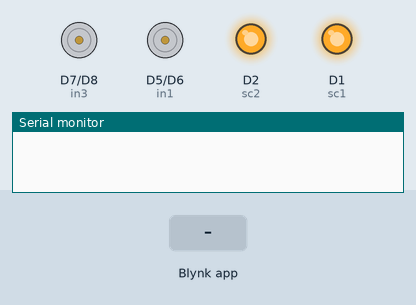
Simulated run of this sketch. Board: ESP8266 (Wemos D1 mini). Parts: motor-driver pin pairs drawn as motors (green arrow = first pin HIGH = forward, orange = second pin HIGH = backward, longer = more drive), output pins drawn as LEDs (lit = HIGH), the last lines printed to the serial monitor. The inputs (shaded band) are chosen by the test bench.

Above: at 3.1 s.
3.2 s: Blynk app writes 0 to V0
At 3.6 s:
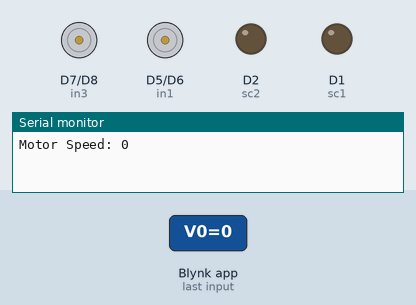
4.7 s: Blynk app writes 1 to V1
At 5.9 s:
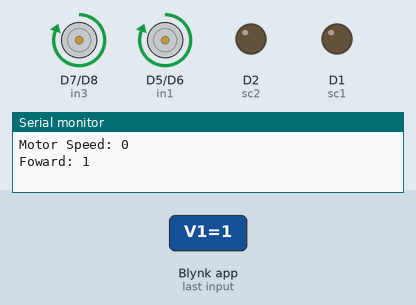
6.2 s: Blynk app writes 1 to V2
At 7.1 s:
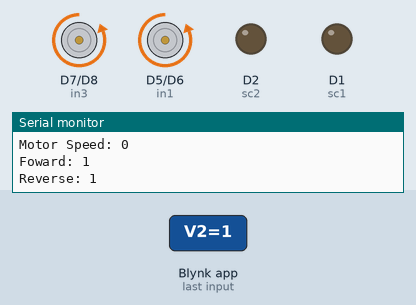
7.7 s: Blynk app writes 1 to V3
At 8.2 s:
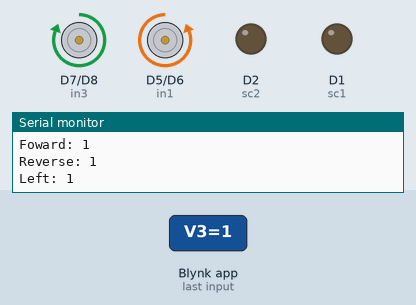
9.2 s: Blynk app writes 1 to V4
At 10.4 s:
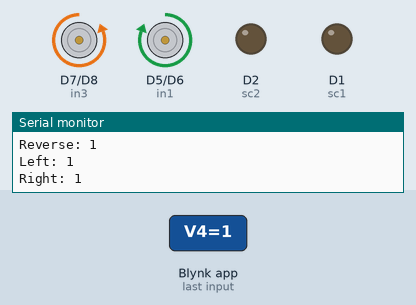
10.7 s: Blynk app writes 1 to V0
At 11.7 s:
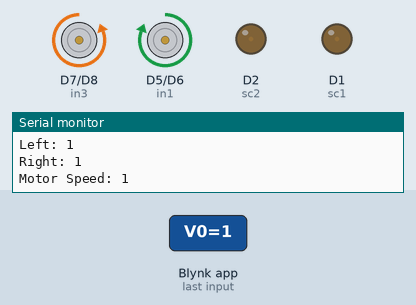
Timing chart, 0 to 13.2 s (numbered marks = the images above; inputs shaded):
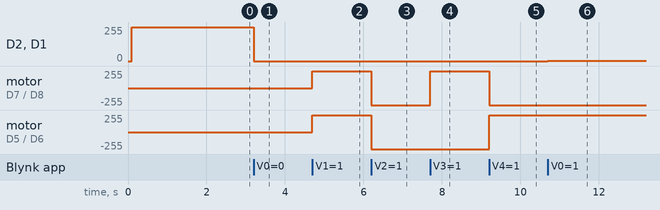

The sketch:

Edgent_Car.ino
```cpp
// (licence header left out)
/* Fill in information from your Blynk Template here */
/* Read more: https://bit.ly/BlynkInject */
#define BLYNK_TEMPLATE_ID "TMPL3eGMjbIK4"
#define BLYNK_TEMPLATE_NAME "Car"

#define BLYNK_FIRMWARE_VERSION        "0.1.0"

#define BLYNK_PRINT Serial
//#define BLYNK_DEBUG

#define APP_DEBUG

// Uncomment your board, or configure a custom board in Settings.h
//#define USE_SPARKFUN_BLYNK_BOARD
//#define USE_NODE_MCU_BOARD
//#define USE_WITTY_CLOUD_BOARD
//#define USE_WEMOS_D1_MINI

#include "BlynkEdgent.h"

int sc1 = D1;
int sc2 = D2;
int in1 = D5;
int in2 = D6;
int in3 = D7;
int in4 = D8;
int ms = 900;

void setup()
{
  Serial.begin(9600);
  delay(100);

  pinMode(sc1, OUTPUT);
  pinMode(sc2, OUTPUT);
  pinMode(in1, OUTPUT);
  pinMode(in2, OUTPUT);
  pinMode(in3, OUTPUT);
  pinMode(in4, OUTPUT);

  analogWrite(sc1, ms);
  analogWrite(sc2, ms);

  BlynkEdgent.begin();
}

void loop() {
  BlynkEdgent.run();
}

BLYNK_WRITE(V0) {
  int ms = param.asInt();
  Serial.print("Motor Speed: ");
  Serial.println(ms);
  analogWrite(sc1, ms);
  analogWrite(sc2, ms);
}

BLYNK_WRITE(V1) {
  int forward = param.asInt();
  Serial.print("Foward: ");
  Serial.println(forward);
  if (forward == 0) {
    digitalWrite(in1, LOW);
    digitalWrite(in2, LOW);
    digitalWrite(in3, LOW);
    digitalWrite(in4, LOW);
  }
  if (forward == 1) {
    digitalWrite(in1, HIGH);
    digitalWrite(in2, LOW);
    digitalWrite(in3, HIGH);
    digitalWrite(in4, LOW);
  }
}

BLYNK_WRITE(V2) {
  int reverse = param.asInt();
  Serial.print("Reverse: ");
  Serial.println(reverse);
  if (reverse == 0) {
    digitalWrite(in1, LOW);
    digitalWrite(in2, LOW);
    digitalWrite(in3, LOW);
    digitalWrite(in4, LOW);
  }
  if (reverse == 1) {
    digitalWrite(in1, LOW);
    digitalWrite(in2, HIGH);
    digitalWrite(in3, LOW);
    digitalWrite(in4, HIGH);
  }
}

BLYNK_WRITE(V3) {
  int left = param.asInt();
  Serial.print("Left: ");
  Serial.println(left);
  if (left == 0) {
    digitalWrite(in1, LOW);
    digitalWrite(in2, LOW);
    digitalWrite(in3, LOW);
    digitalWrite(in4, LOW);
  }
  if (left == 1) {
    digitalWrite(in1, LOW);
    digitalWrite(in2, HIGH);
    digitalWrite(in3, HIGH);
    digitalWrite(in4, LOW);
  }
}

BLYNK_WRITE(V4) {
  int right = param.asInt();
  Serial.print("Right: ");
  Serial.println(right);
  if (right == 0) {
    digitalWrite(in1, LOW);
    digitalWrite(in2, LOW);
    digitalWrite(in3, LOW);
    digitalWrite(in4, LOW);
  }
  if (right == 1) {
    digitalWrite(in1, HIGH);
    digitalWrite(in2, LOW);
    digitalWrite(in3, LOW);
    digitalWrite(in4, HIGH);
  }
}
```

Measured:
- after the input at 3.2 s, D2 (sc2), D1 (sc1): 255/255 → 0/255 at once
- after the input at 4.7 s, motor on D7 (in3) / D8 (in4), motor on D5 (in1) / D6 (in2): stopped → forward 255/255 at once
- after the input at 6.2 s, motor on D7 (in3) / D8 (in4), motor on D5 (in1) / D6 (in2): forward 255/255 → backward 255/255 at once
- after the input at 7.7 s, motor on D7 (in3) / D8 (in4): backward 255/255 → forward 255/255 at once
- after the input at 9.2 s, motor on D7 (in3) / D8 (in4): forward 255/255 → backward 255/255 at once; motor on D5 (in1) / D6 (in2): backward 255/255 → forward 255/255 at once
- after the input at 10.7 s, D2 (sc2), D1 (sc1): 0/255 → 1/255 at once
